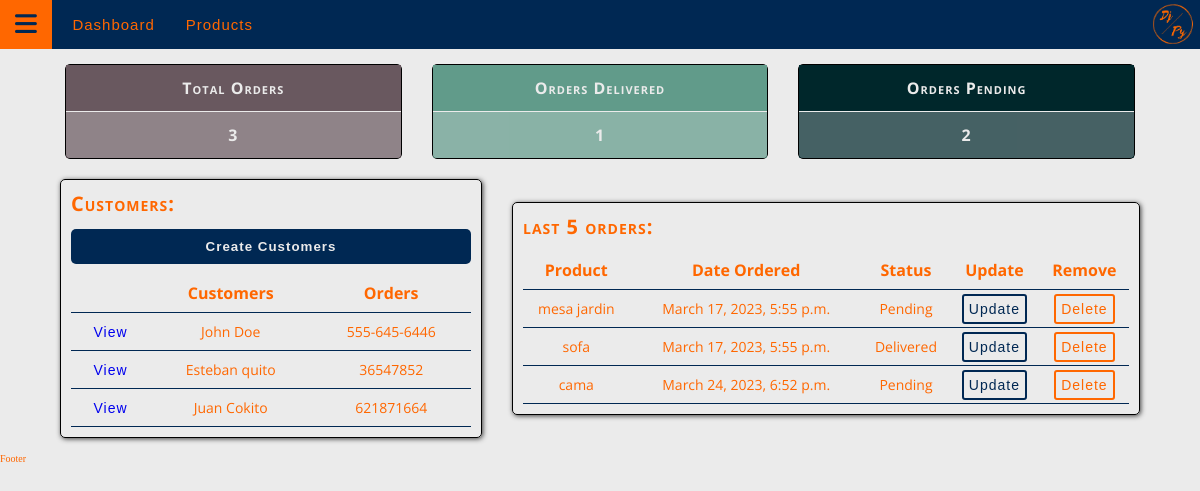
Before: / with the older database file.
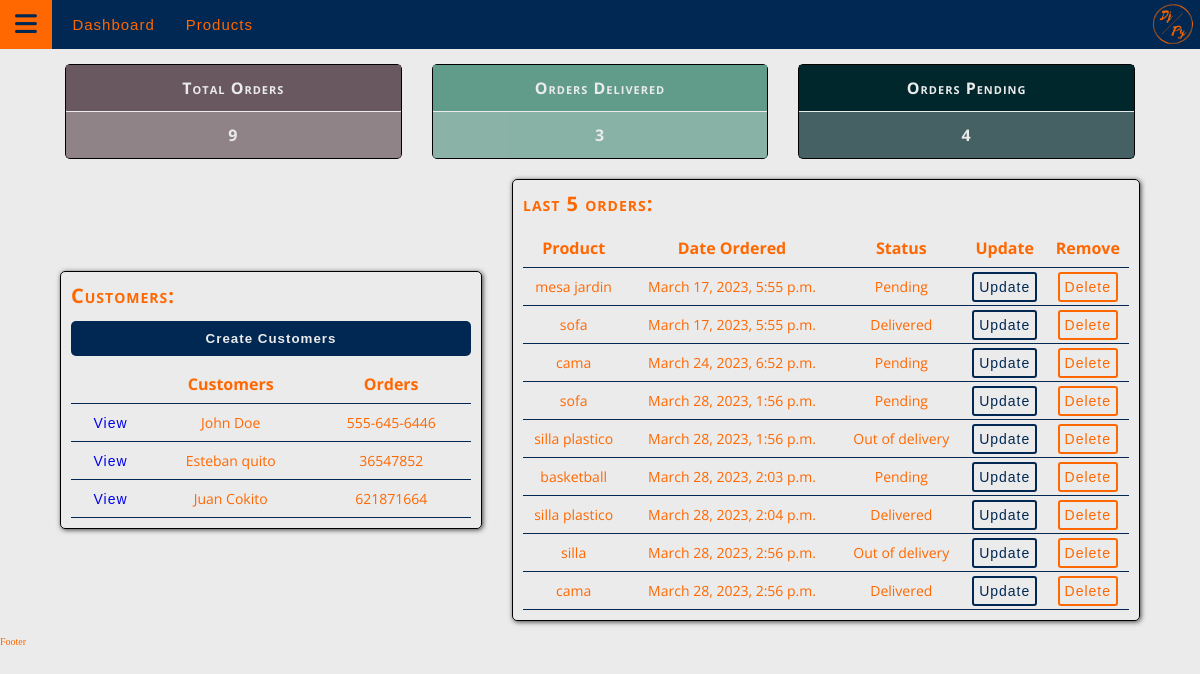
After: the same page with the newer database file.
### accounts/models.py (models this page shows, shortened)
class Customer(models.Model):
    name = models.CharField(max_length=200, null=True)
    phone = models.CharField(max_length=200, null=True)
    email = models.CharField(max_length=200, null=True)
    date_created = models.DateTimeField(auto_now_add=True, null=True)

class Order(models.Model):
    STATUS = (
        ('Pending', 'Pending'),
        ('Out of delivery', 'Out of delivery'),
        ('Delivered', 'Delivered')
    )
    customer = models.ForeignKey(Customer, null=True, on_delete= models.SET_NULL)
    product = models.ForeignKey(Product, null=True, on_delete= models.SET_NULL)
    date_created = models.DateTimeField(auto_now_add=True, null=True)
    status = models.CharField(max_length=100, null=True, choices=STATUS)
    note = models.CharField(max_length=100, null=True)

class Product(models.Model):
    CATEGORY = (
        ('Indoor', 'Indoor'),
        ('Out Door', 'Out Door')
    )
    name = models.CharField(max_length=100, null=True)
    price = models.FloatField(null=True)
    category = models.CharField(max_length=100, null=True, choices=CATEGORY)
    description = models.CharField(max_length=200, null=True, blank=True)
    date_created = models.DateTimeField(auto_now_add=True, null=True)
    tags = models.ManyToManyField(Tag)
    def __str__(self):
        return self.name

### accounts/views.py (the view)
# urls.py: path('',views.home, name="home"),
def home(request):
    orders = Order.objects.all()
    customers = Customer.objects.all()
    total_customers = customers.count()
    total_orders = orders.count()
    delivered = orders.filter(status='Delivered').count()
    pending = orders.filter(status='Pending').count()
    context = {'orders': orders, 'customers': customers, 'total_orders': total_orders, 'delivered': delivered, 'pending': pending, 'total_customers': total_customers}
    return render(request, 'accounts/dashboard.html', context);

### accounts/templates/accounts/dashboard.html (shortened to what this page needs)
{% extends 'accounts/main.html' %}
{% block content %}
{% include 'accounts/status.html' %}
<main class="dashboard-container">
    <section class="customers">
        <h5 class="acc-title">Customers:</h5>
        <div class="customers-section">
            <a href="#"><button type="button"   class="co-btn">Create Customers</button></a>
            <table class="co-table">
                <tr>
                    <th></th>
                    <th>Customers</th>
                    <th>Orders</th>
                </tr>
                {% for customer in customers %}
                    <tr>
                        <td><a href="{% url 'customers' customer.id %}" class="btn">View</a></td>
                        <td>{{ customer.name }}</td>
                        <td>{{ customer.phone }}</td>
                    </tr>
                {% endfor %}
            </table>
        </div>
    </section>
    <section class="orders">
        <h5 class="acc-title">last 5 orders:</h5>
        <div class="orders-section">
            <table class="co-table">
                <tr>
                    <th>Product</th>
                    <th>Date Ordered</th>
                    <th>Status</th>
                    <th>Update</th>
                    <th>Remove</th>
                </tr>
                {% for order in orders %}
                    <tr>
                        <td>{{ order.product }}</td>
                        <td>{{ order.date_created }}</td>
                        <td>{{ order.status }}</td>
                        <td><a class="btn btn-info" href="{% url 'update_order' order.id %}">Update</a></td>
                        <td><a class="btn btn-danger" href="{% url 'delete_order' order.id %}">Delete</a></td>
                    </tr>
                {% endfor %}
            </table>
        </div>
    </section>
</main>
{% endblock  %}

### accounts/templates/accounts/main.html (shortened to what this page needs)
{% load static %}
<!DOCTYPE html>
<html lang="en">
<head>
    <link rel="stylesheet" type="text/css" href="{% static 'accounts/css/style.css' %}">
</head>
<body>
    {% include 'accounts/navbar.html' %}
    {% block content %}
    {% endblock %}
    <footer>Footer</footer>
</body>
</html>

### accounts/templates/accounts/navbar.html (shortened to what this page needs)
{% load static %}
<nav class="main_navbar">
    <span>
        <i class="fa-solid fa-bars"></i>
    </span>
    <div class="nav-links">
        <ul class="links-list">
            <li class="list-item">
                <a href="{% url 'home' %}">Dashboard</a>
            </li>
            <li class="list-item">
                <a href="{% url 'products' %}">Products</a>
            </li>
        </ul>
    </div>
    <figure class="logo">
        <img src="{% static 'accounts/images/logodjpy.webp' %}" alt="Project_Logo">
    </figure>
</nav>

### accounts/templates/accounts/status.html
<section class="status-cards">
    <div class="cards ">
        <div class="card-header fCard">
            <h5 class="co-title">Total Orders</h5>
        </div>
        <div class="card-body fbc">
            <h5 class="co-title">{{total_orders}}</h5>
        </div>
    </div>
    <div class="cards ">
        <div class="card-header sCard">
            <h5 class="co-title">Orders Delivered</h5>
        </div>
        <div class="card-body sbc">
            <h5 class="co-title">{{delivered}}</h5>
        </div>
    </div>
    <div class="cards">
        <div class="card-header  tCard">
            <h5 class="co-title">Orders Pending</h5>
        </div>
        <div class="card-body tbc">
            <h5 class="co-title">{{pending}}</h5>
        </div>
    </div>
</section>

### accounts/static/accounts/css/style.css (style rules this page uses)
:root { --title: 'Open Sans', Arial, Helvetica, sans-serif; --text: 'Merriweather Sans', Arial, Helvetica, sans-serif; --mainTransition: all 0.3s linear; --mainLightBlue: rgba(58, 110, 165, 1); --mainBlue: rgba(0, 40, 83, 1); --mainSilver: rgba(192, 192, 192, 1); --mainLightSilver: rgba(235, 235, 235, 1); --sdnOrange: rgba(255, 103, 0, 1); --fCard: rgba(105, 88, 95, 1); --sCard: rgba(97, 155, 138, 1); --tCard: rgba(0, 39, 43, 1); --mainSpacing: .1rem; }
html { font-size: 62.5%; box-sizing: border-box; scroll-behavior: smooth; }
* { margin: 0; padding: 0; box-sizing: border-box; }
img { display: block; max-width: 100%; object-fit: contain; }
h1, h2, h3, h4, h5, h6 { font-family: var(--title); }
p, a, li, label, input, legend { font-family: var(--text); }
body { background-color: var(--mainLightSilver); color: var(--sdnOrange); }
.main_navbar { position: relative; display: flex; justify-content: space-around; align-items: center; width: 100%; background-color: var(--mainBlue); gap: .5rem; }
.main_navbar i { padding: .6rem 1.5rem; font-size: 2.5rem; cursor: pointer; color: var(--mainBlue); }
.main_navbar span { padding: .6rem 0; background-color: var(--sdnOrange); }
.nav-links { width: 100%; display: flex; align-items: center; }
.links-list { position: absolute; top: 0; left: -100%; padding: 0; display: flex; justify-content: space-between; flex-grow: 1; transition: var(--mainTransition); }
.logo { margin-right: .5rem; width: 5rem; }
@media screen and (min-width: 768px) { .links-list { position: relative; left: 0; justify-content: flex-start; } }
.list-item { list-style-type: none; padding: 1.55rem; }
.list-item a { text-decoration: none; font-size: 1.5rem; letter-spacing: var(--mainSpacing); color: var(--sdnOrange); }
.dashboard-container { margin: 1.5rem auto; display: flex; flex-direction: column; justify-content: center; align-items: center; width: 90vw; max-width: 110rem; gap: 1rem; }
.customers, .orders { display: flex; flex-direction: column; width: 100%; padding: 1rem; border: .1rem solid #000; border-radius: .5rem; box-shadow: .1rem .1rem .5rem #3f3f3f; }
.acc-title { font-variant: small-caps; font-size: 2rem; letter-spacing: var(--mainSpacing); margin-bottom: 1.2rem; }
.co-btn { width: 100%; padding: 1rem 1.5rem; border-radius: .5rem; border: none; background-color: var(--mainBlue); color: var(--mainLightSilver); letter-spacing: var(--mainSpacing); font-weight: 700; margin-bottom: 1rem; cursor: pointer; }
.co-table { width: 100%; font-family: var(--title); text-align: center; border-collapse: collapse; }
.co-table tr { height: 3.8rem; border-bottom: .1rem solid var(--mainBlue); }
@media screen and (min-width: 1024px) { .dashboard-container { flex-direction: row; gap: 3rem; } }
@media screen and (min-width: 1024px) { .customers { flex: 0 0 calc(40% - 1rem); } }
@media screen and (min-width: 1024px) { .co-table th { font-size: 1.6rem; } }
@media screen and (min-width: 1024px) { .co-table td { font-size: 1.4rem; } }
.status-cards { margin: 1rem auto; display: flex; justify-content: space-around; flex-wrap: wrap; padding: .5rem; gap: 1rem; width: 90vw; max-width: 110rem; }
.cards { display: flex; flex-direction: column; border: .1rem solid #000; border-radius: .5rem; width: 100%; }
.card-header { width: 100%; text-align: center; border-bottom: .1rem solid var(--mainLightSilver); padding: 1.2rem .5rem; color: var(--mainLightSilver); }
.fCard { background-color: var(--fCard); }
.sCard { background-color: var(--sCard); }
.tCard { background-color: var(--tCard); }
.card-body { width: 100%; padding: 1.2rem .5rem; color: var(--mainLightSilver); }
.fbc { background-color: var(--fCard); opacity: 0.7; }
.sbc { background-color: var(--sCard); opacity: 0.7; }
.tbc { background-color: var(--tCard); opacity: 0.7; }
.co-title, .ord-count { font-variant: small-caps; letter-spacing: var(--mainSpacing); font-size: 1.2rem; text-align: center; }
@media screen and (min-width: 1024px) { .status-cards { flex-direction: row; flex-wrap: nowrap; gap: 3rem; } }
@media screen and (min-width: 1024px) { .co-title { font-size: 1.6rem; } }
.cust-btn, .btn { margin: .5rem 0; padding: .5rem; background-color: inherit; cursor: pointer; letter-spacing: var(--mainSpacing); transition: var(--mainTransition); border-radius: .3rem; text-decoration: none; }
.blue, .btn-info { color: var(--mainBlue); border: .2rem solid var(--mainBlue); }
.orange, .btn-danger { color: var(--sdnOrange); border: .2rem solid var(--sdnOrange); }

Changed rows visible on the page:
added Order: product "sofa", date_created "March 28, 2023, 1:56 p.m.", status "Pending"
added Order: product "silla plastico", date_created "March 28, 2023, 1:56 p.m.", status "Out of delivery"
added Order: product "basketball", date_created "March 28, 2023, 2:03 p.m.", status "Pending"
added Order: product "silla plastico", date_created "March 28, 2023, 2:04 p.m.", status "Delivered"
added Order: product "silla", date_created "March 28, 2023, 2:56 p.m.", status "Out of delivery"
added Order: product "cama", date_created "March 28, 2023, 2:56 p.m.", status "Delivered"
Other visible differences:
{{ total_orders }}: "3" → "9"
{{ delivered }}: "1" → "3"
{{ pending }}: "2" → "4"
